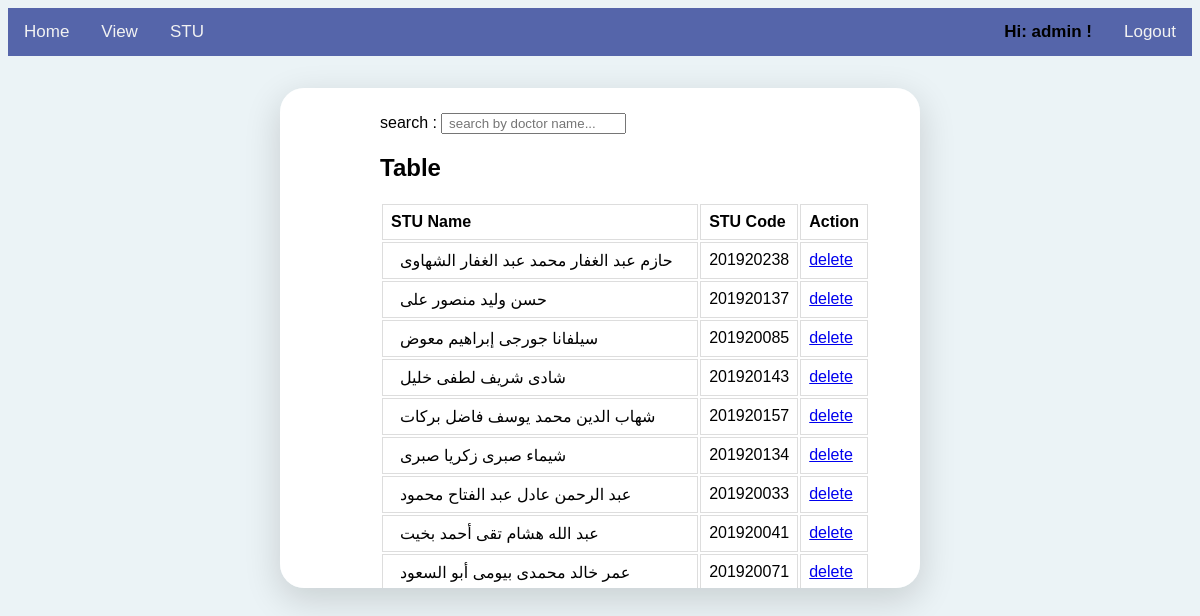
Screenshot of /stuAffiers/admin/viewSTU/a/b (signed in) with the database file from the repository.
### app.py (models this page shows, shortened)
class STU(db.Model):
    _id = db.Column('id',db.Integer,primary_key=True,autoincrement=True)
    name = db.Column(db.String(100))
    code = db.Column(db.String(100),unique =True)

### app.py (the view, shortened to what this page needs)
@app.route('/stuAffiers/<x>/<y>/<a>/<b>')
def stu_AFFIERS(x,y,a,b):
    if  str(x) == session["stu_affairs"]:
        if str(y) == 'view':
            data=TA_Course.query.all()
            x=len(data)
            return render_template("view_stuAff.html" ,x=x,msg='', usr =session["stu_affairs"] , data=data)
        elif str(y) == 'viewSTU':
            data=STU.query.all()
            x=len(data)
            return render_template("view_stu.html" ,x=x,msg='', usr =session["stu_affairs"] , data=data)
        else:
            return "not alowed"
    else:
        return "not alowed"

### templates/view_stu.html (shortened to what this page needs)
<!DOCTYPE html>
<html>
<head>
</head>
<body>
<div class="topnav">
  <a id = "home" href="/studentAffairs" >Home</a>
  <a id = "view" href="/stuAffiers/{{usr}}/view/a/b">View</a>
  <a id = "view" href="/stuAffiers/{{usr}}/viewSTU/a/b">STU</a>
  <a style="float: right;" id = "Logout" href="/logout""> Logout</a>
  <b  style=" color: #000; float: right;">Hi: {{usr}} !</b>
</div>
                <div class="main - diva" id="addv" style="overflow-y: scroll; height: 400px;" >
                    search : <input type="text" id="myInput" placeholder=" search by doctor name..." onkeyup="search()">
                    <h2>Table</h2>
                    <table id ="myTable">
                      <tr>
                        <th>STU Name</th>
                        <th>STU Code</th>
                        <th>Action</th>
                      </tr>
                      {%for i in range(0, x) %}
                      <tr>
                        <td>{{ data[i].name }}</td>
                        <td>{{ data[i].code  }}</td>
                        <td><a class="anc" href="/stuAffiers/{{usr}}/deleteSTU/{{ data[i].name }}/{{ data[i].code  }}" >delete</a></td>
                      </tr>
                      {% endfor %}
                    </table>
                </div>
</body>
</html>

### templates/view_stu.html (style rules this page uses)
body { background-color: #ebf3f6; font-family: 'Ubuntu', sans-serif; }
.diva { padding: 25px 50px 75px 100px; }
.topnav { overflow: hidden; background-color: #5565aa; }
.topnav a { float: left; color: #f2f2f2; text-align: center; padding: 14px 16px; text-decoration: none; font-size: 17px; }
.topnav b { float: left; color: #f2f2f2; text-align: center; padding: 14px 16px; text-decoration: none; font-size: 17px; }
.main { background-color: #FFFFFF; width: 490px; height: 400px auto; margin: 2em auto; border-radius: 1.5em; box-shadow: 0px 11px 35px 2px rgba(0, 0, 0, 0.14); }
td, th { border: 1px solid #dddddd; text-align: left; padding: 8px; }

### rows the page displays
STU: name "حازم عبد الغفار محمد عبد الغفار الشهاوى", code "201920238"
STU: name "حسن وليد منصور على", code "201920137"
STU: name "سيلفانا جورجى إبراهيم معوض", code "201920085"
STU: name "شادى شريف لطفى خليل", code "201920143"
STU: name "شهاب الدين محمد يوسف فاضل بركات", code "201920157"
STU: name "شيماء صبرى زكريا صبرى", code "201920134"
STU: name "عبد الرحمن عادل عبد الفتاح محمود", code "201920033"
STU: name "عبد الله هشام تقى أحمد بخيت", code "201920041"
STU: name "عمر خالد محمدى بيومى أبو السعود", code "201920071"

### other values shown
{{ usr }} "admin"
